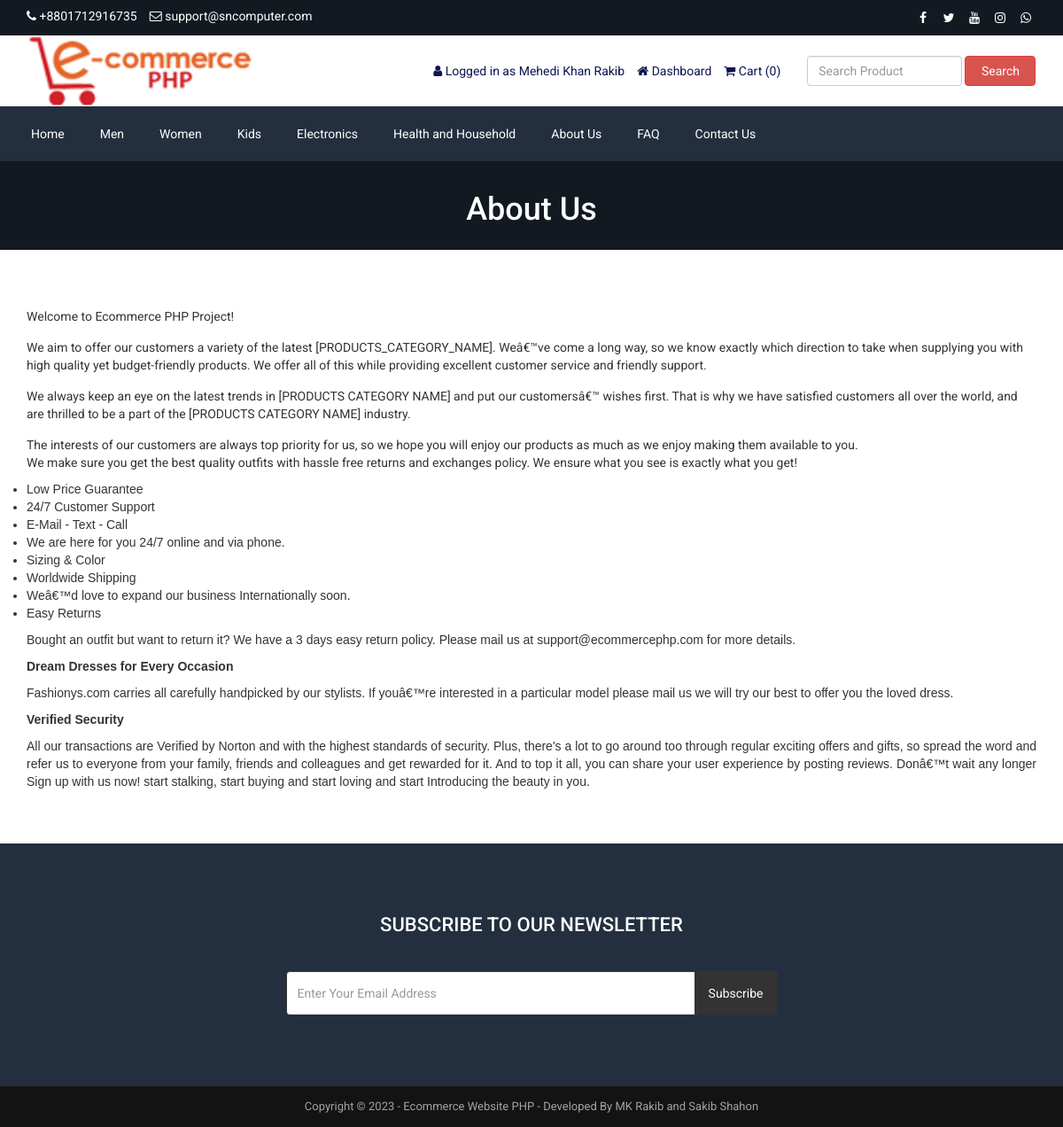
Page /about.php (signed in) on the committed database.
### tables this page shows
CREATE TABLE `tbl_settings` (
  `id` int(11) NOT NULL,
  `logo` varchar(255) NOT NULL,
  `favicon` varchar(255) NOT NULL,
  `footer_about` text NOT NULL,
  `footer_copyright` text NOT NULL,
  `contact_address` text NOT NULL,
  `contact_email` varchar(255) NOT NULL,
  `contact_phone` varchar(255) NOT NULL,
  `contact_fax` varchar(255) NOT NULL,
  `contact_map_iframe` text NOT NULL,
  `receive_email` varchar(255) NOT NULL,
  `receive_email_subject` varchar(255) NOT NULL,
  `receive_email_thank_you_message` text NOT NULL,
  `forget_password_message` text NOT NULL,
  `total_recent_post_footer` int(10) NOT NULL,
  `total_popular_post_footer` int(10) NOT NULL,
  `total_recent_post_sidebar` int(11) NOT NULL,
  `total_popular_post_sidebar` int(11) NOT NULL,
  `total_featured_product_home` int(11) NOT NULL,
  `total_latest_product_home` int(11) NOT NULL,
  `total_popular_product_home` int(11) NOT NULL,
  `meta_title_home` text NOT NULL,
  `meta_keyword_home` text NOT NULL,
  `meta_description_home` text NOT NULL,
  `banner_login` varchar(255) NOT NULL,
  `banner_registration` varchar(255) NOT NULL,
  `banner_forget_password` varchar(255) NOT NULL,
  `banner_reset_password` varchar(255) NOT NULL,
  `banner_search` varchar(255) NOT NULL,
  `banner_cart` varchar(255) NOT NULL,
  `banner_checkout` varchar(255) NOT NULL,
  `banner_product_category` varchar(255) NOT NULL,
  `banner_blog` varchar(255) NOT NULL,
  `cta_title` varchar(255) NOT NULL,
  `cta_content` text NOT NULL,
  `cta_read_more_text` varchar(255) NOT NULL,
  `cta_read_more_url` varchar(255) NOT NULL,
  `cta_photo` varchar(255) NOT NULL,
  `featured_product_title` varchar(255) NOT NULL,
  `featured_product_subtitle` varchar(255) NOT NULL,
  `latest_product_title` varchar(255) NOT NULL,
  `latest_product_subtitle` varchar(255) NOT NULL,
  `popular_product_title` varchar(255) NOT NULL,
  `popular_product_subtitle` varchar(255) NOT NULL,
  `testimonial_title` varchar(255) NOT NULL,
  `testimonial_subtitle` varchar(255) NOT NULL,
  `testimonial_photo` varchar(255) NOT NULL,
  `blog_title` varchar(255) NOT NULL,
  `blog_subtitle` varchar(255) NOT NULL,
  `newsletter_text` text NOT NULL,
  `paypal_email` varchar(255) NOT NULL,
  `stripe_public_key` varchar(255) NOT NULL,
  `stripe_secret_key` varchar(255) NOT NULL,
  `bank_detail` text NOT NULL,
  `before_head` text NOT NULL,
  `after_body` text NOT NULL,
  `before_body` text NOT NULL,
  `home_service_on_off` int(11) NOT NULL,
  `home_welcome_on_off` int(11) NOT NULL,
  `home_featured_product_on_off` int(11) NOT NULL,
  `home_latest_product_on_off` int(11) NOT NULL,
  `home_popular_product_on_off` int(11) NOT NULL,
  `home_testimonial_on_off` int(11) NOT NULL,
  `home_blog_on_off` int(11) NOT NULL,
  `newsletter_on_off` int(11) NOT NULL,
  `ads_above_welcome_on_off` int(1) NOT NULL,
  `ads_above_featured_product_on_off` int(1) NOT NULL,
  `ads_above_latest_product_on_off` int(1) NOT NULL,
  `ads_above_popular_product_on_off` int(1) NOT NULL,
  `ads_above_testimonial_on_off` int(1) NOT NULL,
  `ads_category_sidebar_on_off` int(1) NOT NULL
);

CREATE TABLE `tbl_social` (
  `social_id` int(11) NOT NULL,
  `social_name` varchar(30) NOT NULL,
  `social_url` varchar(255) NOT NULL,
  `social_icon` varchar(30) NOT NULL
);

CREATE TABLE `tbl_top_category` (
  `tcat_id` int(11) NOT NULL,
  `tcat_name` varchar(255) NOT NULL,
  `show_on_menu` int(1) NOT NULL
);

CREATE TABLE `tbl_page` (
  `id` int(11) NOT NULL,
  `about_title` varchar(255) NOT NULL,
  `about_content` text NOT NULL,
  `about_banner` varchar(255) NOT NULL,
  `about_meta_title` varchar(255) NOT NULL,
  `about_meta_keyword` text NOT NULL,
  `about_meta_description` text NOT NULL,
  `faq_title` varchar(255) NOT NULL,
  `faq_banner` varchar(255) NOT NULL,
  `faq_meta_title` varchar(255) NOT NULL,
  `faq_meta_keyword` text NOT NULL,
  `faq_meta_description` text NOT NULL,
  `blog_title` varchar(255) NOT NULL,
  `blog_banner` varchar(255) NOT NULL,
  `blog_meta_title` varchar(255) NOT NULL,
  `blog_meta_keyword` text NOT NULL,
  `blog_meta_description` text NOT NULL,
  `contact_title` varchar(255) NOT NULL,
  `contact_banner` varchar(255) NOT NULL,
  `contact_meta_title` varchar(255) NOT NULL,
  `contact_meta_keyword` text NOT NULL,
  `contact_meta_description` text NOT NULL,
  `pgallery_title` varchar(255) NOT NULL,
  `pgallery_banner` varchar(255) NOT NULL,
  `pgallery_meta_title` varchar(255) NOT NULL,
  `pgallery_meta_keyword` text NOT NULL,
  `pgallery_meta_description` text NOT NULL,
  `vgallery_title` varchar(255) NOT NULL,
  `vgallery_banner` varchar(255) NOT NULL,
  `vgallery_meta_title` varchar(255) NOT NULL,
  `vgallery_meta_keyword` text NOT NULL,
  `vgallery_meta_description` text NOT NULL
);

### about.php (the view)
<?php require_once('header.php'); ?>
<?php
$statement = $pdo->prepare("SELECT * FROM tbl_page WHERE id=1");
$statement->execute();
$result = $statement->fetchAll(PDO::FETCH_ASSOC);
foreach ($result as $row) {
    $about_title = $row['about_title'];
    $about_content = $row['about_content'];
    $about_banner = $row['about_banner'];
}
?>
<div class="page-banner" style="background-image: url(admin/assets/uploads/<?php echo $about_banner; ?>);">
    <div class="inner">
        <h1><?php echo $about_title; ?></h1>
    </div>
</div>
<div class="page">
    <div class="container">
        <div class="row">
            <div class="col-md-12">
                <p>
                    <?php echo $about_content; ?>
                </p>
            </div>
        </div>
    </div>
</div>
<?php require_once('footer.php'); ?>

### header.php (shortened to what this page needs)
<?php
include("admin/inc/config.php");
$statement = $pdo->prepare("SELECT * FROM tbl_settings WHERE id=1");
$statement->execute();
$result = $statement->fetchAll(PDO::FETCH_ASSOC);
foreach ($result as $row) {
	$logo = $row['logo'];
	$contact_email = $row['contact_email'];
	$contact_phone = $row['contact_phone'];
}
?>
<!DOCTYPE html>
<html lang="en">
<head>
	<link rel="stylesheet" href="admin/assets/css/bootstrap.min.css">
	<link rel="stylesheet" href="admin/assets/css/font-awesome.min.css">
	<link rel="stylesheet" href="admin/assets/css/owl.carousel.min.css">
	<link rel="stylesheet" href="admin/assets/css/owl.theme.default.min.css">
	<link rel="stylesheet" href="admin/assets/css/jquery.bxslider.min.css">
	<link rel="stylesheet" href="admin/assets/css/magnific-popup.css">
	<link rel="stylesheet" href="admin/assets/css/rating.css">
	<link rel="stylesheet" href="admin/assets/css/spacing.css">
	<link rel="stylesheet" href="admin/assets/css/bootstrap-touch-slider.css">
	<link rel="stylesheet" href="admin/assets/css/animate.min.css">
	<link rel="stylesheet" href="admin/assets/css/tree-menu.css">
	<link rel="stylesheet" href="admin/assets/css/select2.min.css">
	<link rel="stylesheet" href="admin/assets/css/main.css">
	<link rel="stylesheet" href="admin/assets/css/responsive.css">
	<?php
	$statement = $pdo->prepare("SELECT * FROM tbl_page WHERE id=1");
	$statement->execute();
	$result = $statement->fetchAll(PDO::FETCH_ASSOC);
	?>
</head>
<body>
	<div class="top">
		<div class="container">
			<div class="row">
				<div class="col-md-6 col-sm-6 col-xs-12">
					<div class="left">
						<ul>
							<li><i class="fa fa-phone"></i> <?php echo $contact_phone; ?></li>
							<li><i class="fa fa-envelope-o"></i> <?php echo $contact_email; ?></li>
						</ul>
					</div>
				</div>
				<div class="col-md-6 col-sm-6 col-xs-12">
					<div class="right">
						<ul>
							<?php
							$statement = $pdo->prepare("SELECT * FROM tbl_social");
							$statement->execute();
							$result = $statement->fetchAll(PDO::FETCH_ASSOC);
							foreach ($result as $row) {
							?>
								<?php if ($row['social_url'] != '') : ?>
									<li><a href="<?php echo $row['social_url']; ?>"><i class="<?php echo $row['social_icon']; ?>"></i></a></li>
								<?php endif; ?>
							<?php
							}
							?>
						</ul>
					</div>
				</div>
			</div>
		</div>
	</div>
	<div class="header">
		<div class="container">
			<div class="row inner">
				<div class="col-md-4 logo">
					<a href="index.php"><img src="admin/assets/uploads/<?php echo $logo; ?>" alt="logo image"></a>
				</div>
				<div class="col-md-5 right">
					<ul>
						<?php
						if (isset($_SESSION['customer'])) {
						?>
							<li><i class="fa fa-user"></i> <?php echo LANG_VALUE_13; ?> <?php echo $_SESSION['customer']['cust_name']; ?></li>
							<li><a href="dashboard.php"><i class="fa fa-home"></i> <?php echo LANG_VALUE_89; ?></a></li>
						<?php
						} else {
						?>
							<li><a href="login.php"><i class="fa fa-sign-in"></i> <?php echo LANG_VALUE_9; ?></a></li>
							<li><a href="registration.php"><i class="fa fa-user-plus"></i> <?php echo LANG_VALUE_15; ?></a></li>
						<?php
						}
						?>
						<li><a href="cart.php"><i class="fa fa-shopping-cart"></i> <?php echo LANG_VALUE_18; ?> (<?php
																													if (isset($_SESSION['cart_p_id'])) {
																														$row_total_price = 0;
																														$i = 0;
																														foreach ($_SESSION['cart_p_qty'] as $key => $value) {
																															$i++;
																															$arr_cart_p_qty[$i] = $value;
																														}
																														for ($i = 1; $i <= count($arr_cart_p_qty); $i++) {
																															$row_total_price += $arr_cart_p_qty[$i];
																														}
																														echo $row_total_price;
																													} else {
																														echo '0';
																													}
																													?>)</a></li>
					</ul>
				</div>
				<div class="col-md-3 search-area">
					<form class="navbar-form navbar-left" role="search" action="search-result.php" method="get">
						<div class="form-group">
							<input type="text" class="form-control search-top" placeholder="<?php echo LANG_VALUE_2; ?>" name="search_text">
						</div>
						<button type="submit" class="btn btn-danger"><?php echo LANG_VALUE_3; ?></button>
					</form>
				</div>
			</div>
		</div>
	</div>
	<div class="nav">
		<div class="container">
			<div class="row">
				<div class="col-md-12 pl_0 pr_0">
					<div class="menu-container">
						<div class="menu">
							<ul>
								<li><a href="index.php">Home</a></li>
								<?php
								$statement = $pdo->prepare("SELECT * FROM tbl_top_category WHERE show_on_menu=1");
								$statement->execute();
								$result = $statement->fetchAll(PDO::FETCH_ASSOC);
								foreach ($result as $row) {
								?>
									<li><a href="product-category.php?id=<?php echo $row['tcat_id']; ?>&type=top-category"><?php echo $row['tcat_name']; ?></a>
									</li>
								<?php
								}
								?>
								<?php
								$statement = $pdo->prepare("SELECT * FROM tbl_page WHERE id=1");
								$statement->execute();
								$result = $statement->fetchAll(PDO::FETCH_ASSOC);
								foreach ($result as $row) {
									$about_title = $row['about_title'];
									$faq_title = $row['faq_title'];
									$contact_title = $row['contact_title'];
								}
								?>
								<li><a href="about.php"><?php echo $about_title; ?></a></li>
								<li><a href="faq.php"><?php echo $faq_title; ?></a></li>
								<li><a href="contact.php"><?php echo $contact_title; ?></a></li>
							</ul>
						</div>
					</div>
				</div>
			</div>
		</div>
	</div>

### footer.php (shortened to what this page needs)
<?php
$statement = $pdo->prepare("SELECT * FROM tbl_settings WHERE id=1");
$statement->execute();
$result = $statement->fetchAll(PDO::FETCH_ASSOC);
foreach ($result as $row) {
	$footer_copyright = $row['footer_copyright'];
	$newsletter_on_off = $row['newsletter_on_off'];
}
?>
<?php if ($newsletter_on_off == 1) : ?>
	<section class="home-newsletter">
		<div class="container">
			<div class="row">
				<div class="col-md-6 col-md-offset-3">
					<div class="single">
						<form action="" method="post">
							<h2><?php echo LANG_VALUE_93; ?></h2>
							<div class="input-group">
								<input type="email" class="form-control" placeholder="<?php echo LANG_VALUE_95; ?>" name="email_subscribe">
								<span class="input-group-btn">
									<button class="btn btn-theme" type="submit" name="form_subscribe"><?php echo LANG_VALUE_92; ?></button>
								</span>
							</div>
					</div>
				</div>
			</div>
		</div>
	</section>
<?php endif; ?>
<div class="footer-bottom">
	<div class="container">
		<div class="row">
			<div class="col-md-12 copyright">
				<?php echo $footer_copyright; ?>
			</div>
		</div>
	</div>
</div>
</body>
</html>

### admin/assets/css/main.css (style rules this page uses)
* { margin: 0; padding: 0; }
body { font-family: "Roboto", sans-serif; font-size: 14px; }
h1, h2, h3, h4, h5, h6 { font-family: "Roboto", sans-serif; }
a { text-decoration: none; }
.top { width: 100%; height: 40px; background: #131921; }
.top .left { float: left; }
.top .left ul { padding-top: 8px; }
.top .left ul li { list-style-type: none; float: left; margin-right: 14px; color: white; }
.top .left ul li i { color: white; }
.top .right { float: right; }
.top .right ul { padding-top: 8px; }
.top .right ul li { list-style-type: none; float: left; margin-left: 5px; }
.top .right ul li a { color: white; width: 24px; height: 24px; line-height: 24px; text-align: center; border-radius: 50%; display: block; transition: all 0.4s ease; }
.header { width: 100%; height: auto; background: #fff; }
.header .inner { height: auto; display: table; }
.header .logo { float: none; display: table-cell; vertical-align: middle; }
.header .logo img { max-width: 100%; height: 80px; }
.header .navbar-form .form-control { width: 300px; }
.header .search-area { float: none; display: table-cell; vertical-align: middle; }
.header .search-area .form-group { width: calc(100% - 84px); }
.header .search-area button { width: 80px; }
.header .search-area form { width: 100%; }
.header .right { float: none; display: table-cell; vertical-align: middle; padding-right: 0; }
.header .right ul { float: right; margin-bottom: 0; }
.header .right ul li { list-style-type: none; float: left; margin-left: 14px; color: #0d1452; }
.header .right ul li a { color: #0d1452; }
.header .navbar-form .search-top { width: 100%; }
.nav { background: #232f3e; }
.menu-container { width: 100%; margin: 0 auto; background: #232f3e; }
.menu-dropdown-icon:before { content: "\f067"; font-family: "FontAwesome"; display: none; cursor: pointer; float: right; padding: 1.5em 2em; background: #fff; color: #333; }
.menu > ul { margin: 0 auto; width: 100%; list-style: none; padding: 0; position: relative; box-sizing: border-box; }
.menu > ul:before, .menu > ul:after { content: ""; display: table; }
.menu > ul:after { clear: both; }
.menu > ul > li { float: left; padding: 0; margin: 0; }
.menu > ul > li a { text-decoration: none; padding: 1.5em 20px; display: block; color: #fff; }
.footer-bottom { width: 100%; height: auto; background: #141314; padding: 14px 0; }
.footer-bottom .copyright { font-size: 13px; color: #a3a3a3; text-align: center; }
.page-banner { width: 100%; height: auto; background-repeat: no-repeat; background-position: center center; -webkit-background-size: cover; background-size: cover; position: relative; padding-top: 15px; padding-bottom: 15px; overflow: hidden; }
.page-banner h1 { color: #fff; text-align: center; z-index: 999; position: relative; }
.page { width: 100%; height: auto; padding-top: 50px; padding-bottom: 50px; }
.home-newsletter { padding: 80px 0; background: #232f3e; }
.home-newsletter .single { max-width: 650px; margin: 0 auto; text-align: center; position: relative; z-index: 2; }
.home-newsletter .single h2 { font-size: 22px; color: white; text-transform: uppercase; margin-bottom: 40px; margin-top: 0; }
.home-newsletter .single .form-control { height: 50px; border-color: #333; outline: none; }
.home-newsletter .single .btn { min-height: 50px; background: #333; color: #fff; padding-left: 15px; padding-right: 15px; }

### admin/assets/css/responsive.css (style rules this page uses)
@media only screen and (min-width: 992px) { .header .inner { width: 100%; } }
@media only screen and (min-width: 992px) { .header .search-area { padding-right: 0; } }
@media only screen and (min-width: 992px) { .header .search-area form { padding-right: 0; } }
@media only screen and (min-width: 992px) { .header .container { padding-right: 0; } }

### rows in the picture
tbl_settings: contact_phone "+8801712916735", contact_email "support@sncomputer.com", logo (picture), footer_copyright "Copyright © 2023 - Ecommerce Website PHP - Developed By MK Rakib and Sakib Shahon"
tbl_top_category: tcat_name "Men"
tbl_top_category: tcat_name "Women"
tbl_top_category: tcat_name "Kids"
tbl_top_category: tcat_name "Electronics"
tbl_top_category: tcat_name "Health and Household"
tbl_page: about_title "About Us", faq_title "FAQ", contact_title "Contact Us", about_banner (picture), about_content "Welcome to Ecommerce PHP Project! We aim to offer our customers a variety of the latest [PRODUCTS_CATEGORY_NAME]. Weâ€™ve come a long way, so we know exactly which direction to take when supplying you with high quality yet budget-friendly products. We offer all of this while providing excellent customer service and friendly support. We always keep an eye on the latest trends in [PRODUCTS CATEGORY NAME] and put our customersâ€™ wishes first. That is why we have satisfied customers all over the world, and are thrilled to be a part of the [PRODUCTS CATEGORY NAME] industry. The interests of our customers are always top priority for us, so we hope you will enjoy our products as much as we enjoy…"

### other values in the picture
LANG_VALUE_13 "Logged in as"
$_SESSION['customer']['cust_name'] "Mehedi Khan Rakib"
LANG_VALUE_89 "Dashboard"
LANG_VALUE_18 "Cart"
LANG_VALUE_3 "Search"
LANG_VALUE_93 "SUBSCRIBE TO OUR NEWSLETTER"
LANG_VALUE_92 "Subscribe"
